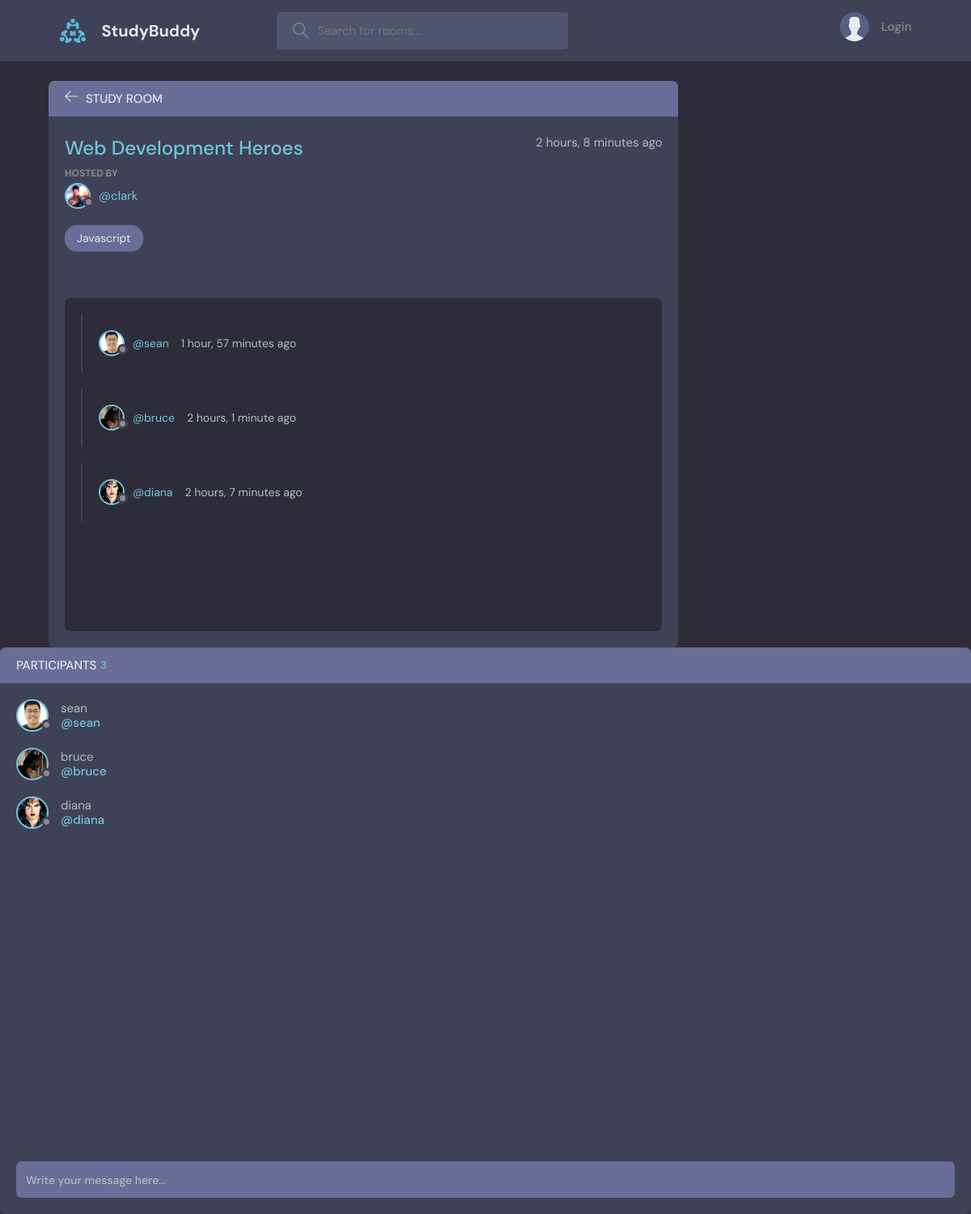
/room/2/, run on an earlier commit of the app's database.
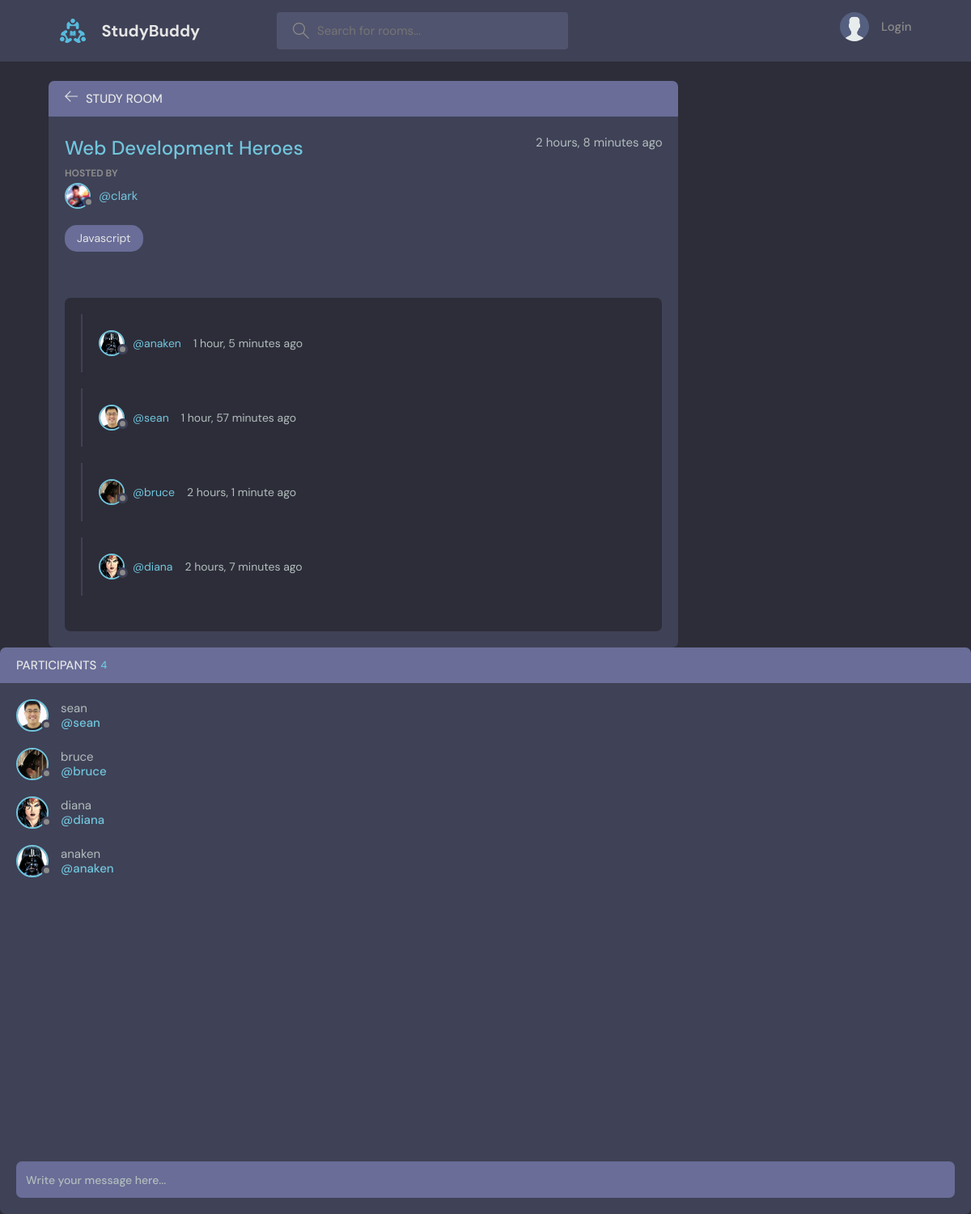
And on a later commit of the database.
### base/models.py (models this page shows, shortened)
class Message(models.Model):
    user = models.ForeignKey(User, on_delete=models.CASCADE)
    room = models.ForeignKey(Room, on_delete=models.CASCADE)
    body = models.TextField()
    updated = models.DateTimeField(auto_now=True)
    created = models.DateTimeField(auto_now_add=True)
    class Meta:
        ordering = ["-updated", "-created"]

class User(AbstractUser):
    name=models.CharField(max_length=200, null=True)
    email=models.EmailField(unique=True, null=True)
    bio=models.TextField(null=True)
    avatar=models.ImageField(null=True, default="avatar.svg")
    USERNAME_FIELD = "email"
    REQUIRED_FIELDS = []

### base/views.py (the view, shortened to what this page needs)
# urls.py: path("room/<str:pk>/", views.room, name="room"),
def room(request, pk):
    room = Room.objects.get(id=pk)
    room_messages = room.message_set.all()
    participants = room.participants.all()
    context = {"room": room, "room_messages": room_messages, "participants":participants}
    return render(request, "base/room.html", context)

### base/models.py (called while the page is built)
    def __str__(self):
        return self.name

### base/templates/base/room.html (shortened to what this page needs)
{% extends "main.html" %}
{% block content %}
    <main class="profile-page layout layout--2">
      <div class="container">
        <div class="room">
          <div class="room__top">
            <div class="room__topLeft">
              <a href="{% url 'home' %}">
                <svg version="1.1" xmlns="http://www.w3.org/2000/svg" width="32" height="32" viewBox="0 0 32 32">
                  <title>arrow-left</title>
                  <path
                    d="M13.723 2.286l-13.723 13.714 13.719 13.714 1.616-1.611-10.96-10.96h27.625v-2.286h-27.625l10.965-10.965-1.616-1.607z"
                  ></path>
                </svg>
              </a>
              <h3>Study Room</h3>
            </div>
          </div>
          <div class="room__box scroll">
            <div class="room__header scroll">
              <div class="room__info">
                <h3>{{room.name}}</h3>
                <span>{{room.created|timesince}} ago</span>
              </div>
              <div class="room__hosted">
                <p>Hosted By</p>
                <a href="{% url 'user-profile' room.host.id %}" class="room__author">
                  <div class="avatar avatar--small">
                    <img src="{{room.host.avatar.url}}" />
                  </div>
                  <span>@{{room.host.username}}</span>
                </a>
              </div>
              <span class="room__topics">{{room.topic}}</span>
            </div>
            <div class="room__conversation">
              <div class="threads scroll">
                {% for message in room_messages %}
                <div class="thread">
                  <div class="thread__top">
                    <div class="thread__author">
                      <a href="{% url 'user-profile' message.user.id %}" class="thread__authorInfo">
                        <div class="avatar avatar--small">
                          <img src="{{message.user.avatar.url}}" />
                        </div>
                        <span>@{{message.user.username}}</span>
                      </a>
                      <span class="thread__date">{{message.created|timesince}} ago</span>
                    </div>
                  </div>
                </div>
                {% endfor %}
                </div>
              </div>
            </div>
          </div>
          <div class="room__message">
            <form action="" method="POST">
              <input name="body" placeholder="Write your message here..." />
            </form>
          </div>
        </div>
        <div class="participants">
          <h3 class="participants__top">Participants <span>{{participants.count}}</span></h3>
          <div class="participants__list scroll">
            {% for user in participants %}
            <a href="{% url 'user-profile' user.id %}" class="participant">
              <div class="avatar avatar--medium">
                <img src="{{user.avatar.url}}" />
              </div>
              <p>
                {{user.username}}
                <span>@{{user.username}}</span>
              </p>
            </a>
            {% endfor %}
          </div>
        </div>
    </main>
{% endblock content%}

What changed in the data, as far as the page shows it:
added Message: user.avatar (picture), user.username "anaken", created "1 hour, 5 minutes"
added User: avatar (picture), username "anaken"
Also different on the page:
{{ participants.count }}: "3" → "4"
